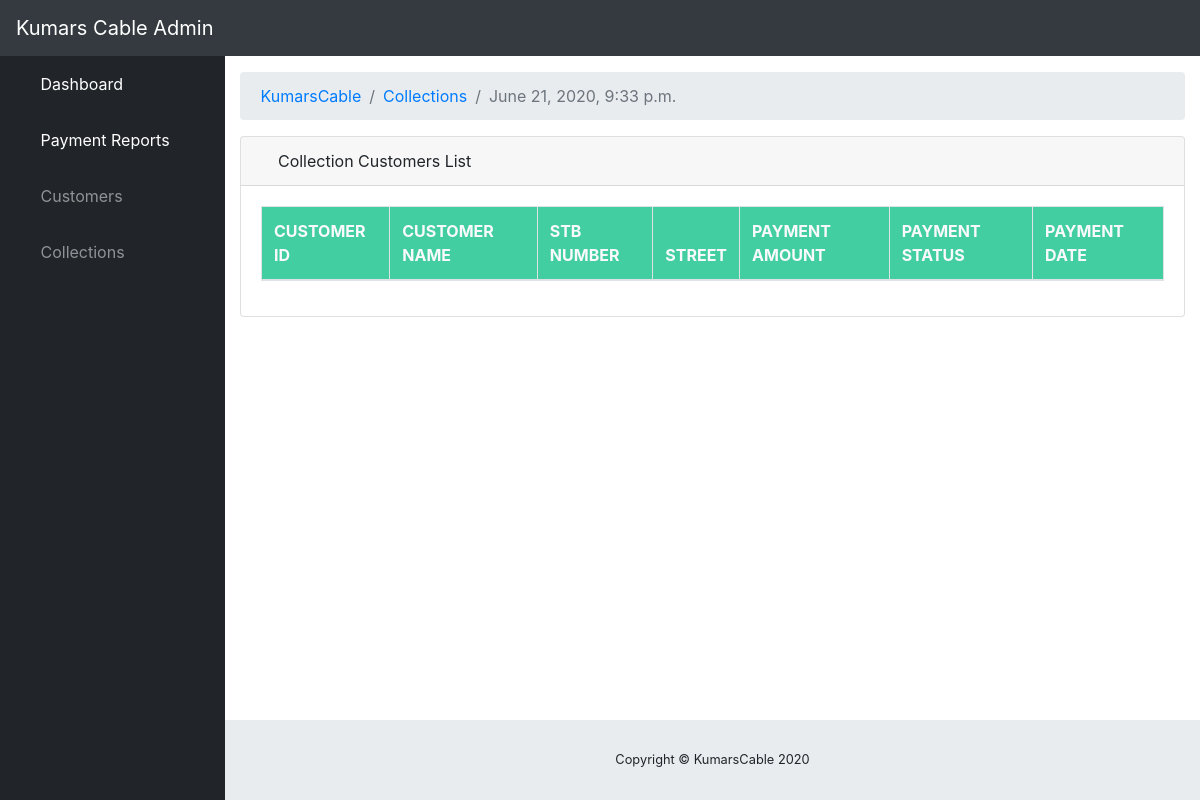
/adminuser/collections/reports/3/customers/, run on an earlier commit of the app's database.
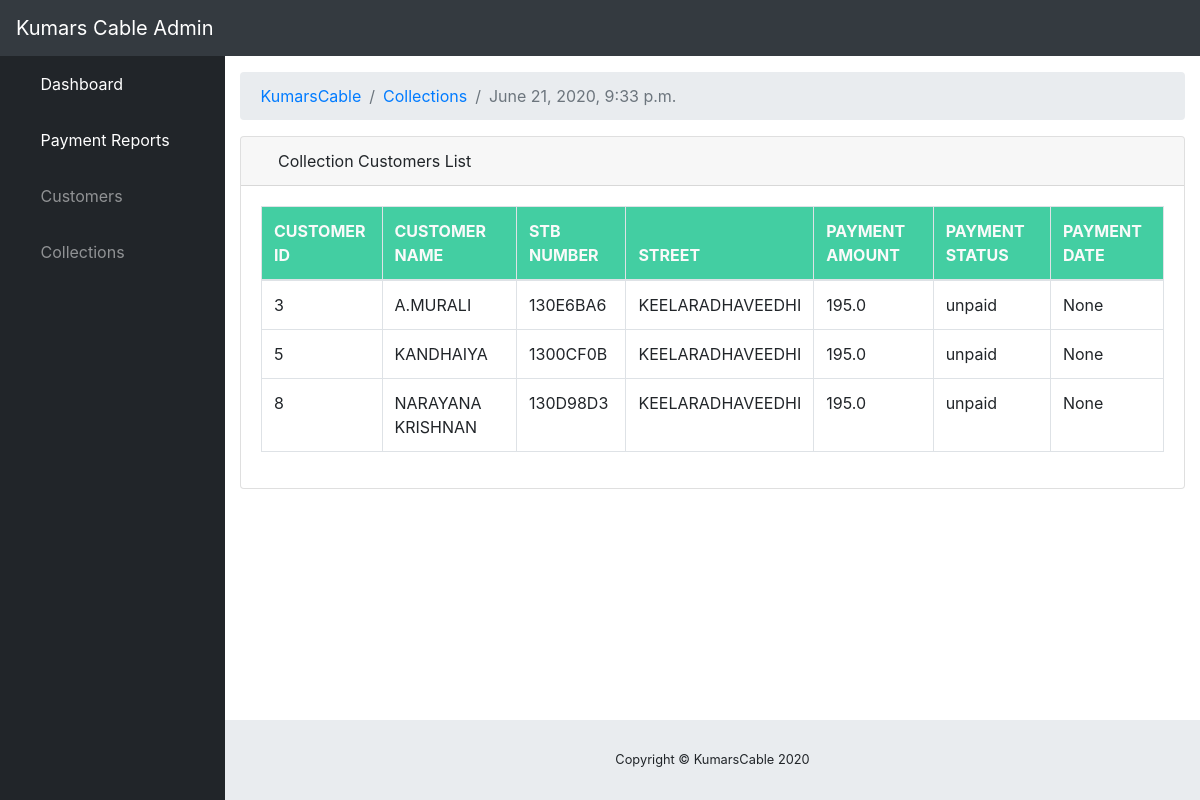
And on a later commit of the database.
### Collections/models.py (models this page shows, shortened)
class Collection(models.Model):
    collection_agent = models.ForeignKey(User,on_delete=models.CASCADE)
    date = models.DateTimeField(auto_now_add=True)
    collection_list = models.ManyToManyField(to=customermodels.Customer,related_name='collection_customer_set')
    collection_amount = models.FloatField(default=0)

### Customers/models.py (models this page shows, shortened)
class Customer(models.Model):
    BASE_CHOICES = [
        ('180', 'BASEPACK180'),
        ('230', 'BASEPACK230')
    ]
    CUSTOMER_TYPE = [
        ('normal', 'NORMAL'),
        ('internet', 'INTERNET')
    ]
    user = models.OneToOneField(User,on_delete=models.CASCADE,blank=True,null=True)
    name = models.CharField(max_length=50)
    street = models.CharField(max_length=50)
    phone = models.CharField(max_length=10,null=True,blank=True)
    customer_type = models.CharField(choices=CUSTOMER_TYPE,max_length=10,default='normal')
    due_amount = models.FloatField(default=0,null=True)
    due_months = models.CharField(max_length=2,null=True,blank=True)
    tamil_name=models.CharField(max_length=50,blank=True,null=True)
    payment_status = models.CharField(choices=[('paid','PAID'),('unpaid','UNPAID')],max_length=6,default='unpaid')
    payment_date = models.DateTimeField(auto_now_add=False,null=True,blank=True)
    stbno = models.CharField(max_length=10)
    base_package = models.CharField(max_length=3, choices=BASE_CHOICES, default='180')
    packages = models.ManyToManyField(Packages,blank=True,related_query_name='packages_set')
    channels = models.ManyToManyField(Channels,blank=True,related_query_name='channels_set')
    card_number=models.CharField(max_length=20,null=True,blank=True)
    start_date = models.DateField(auto_now_add=False,null=True,blank=True)
    end_date = models.DateField(auto_now_add=False,null=True,blank=True)
    base_price = models.FloatField(default=180)
    additional_price = models.FloatField(default=0)
    gst_price = models.FloatField(default=0)
    payment_amount = models.FloatField(default=0)
    box_status = models.CharField(choices=[('active','Active'),('deactive','Deactive')],max_length=10,default='active')
    deactive_reason = models.CharField(null=True,blank=True,max_length=40)
    class Meta:
        constraints = [
            models.UniqueConstraint(fields=['stbno'], name='stb')
        ]

### Dashboard/views.py (the view)
# urls.py: path('adminuser/collections/reports/<int:pk>/customers/',CollectionListView,name='kc_collectioncuslist'),
def CollectionListView(request,pk):
    coll = get_object_or_404(Collection,id=pk)
    context = {
        "coll":coll,
    }
    return render(request,'Dashboard/collectionlist.html',context)

### Dashboard/templates/Dashboard/collectionlist.html (shortened to what this page needs)
{% extends "Dashboard/base.html" %}
{% load static %}
 {% block sb_admin_breadcrumb_active %}
 <li class="breadcrumb-item"><a href="{% url 'kc_collectionreports' %}">Collections</a></li>
 <li class="breadcrumb-item active">{{coll.date}} </li>
 {% endblock sb_admin_breadcrumb_active %}
 {% block sb_admin_content %}
        <div class="card mb-3">
          <div class="card-header">
            <i class="fas fa-table"></i>
           Collection Customers List</div>
          <div class="card-body">
            <div class="table-responsive">
              <table class="table table-bordered" id="example" width="100%" cellspacing="0">
                <thead style="background-color: #43cea2;color: #fafafa;">
                  <tr>
                    <th>CUSTOMER ID</th>
                    <th>CUSTOMER NAME</th>
                    <th>STB NUMBER</th>
                    <th>STREET</th>
                    <th>PAYMENT AMOUNT</th>
                    <th>PAYMENT STATUS</th>
                    <th>PAYMENT DATE</th>
                  </tr>
                </thead>
                <tbody>
                    {% for cc in coll.collection_list.all %}
                    <tr>
                        <td>{{cc.id}}</td>
                        <td>{{cc.name}}</td>
                        <td>{{cc.stbno}}</td>
                        <td>{{cc.street}}</td>
                        <td>{{cc.payment_amount}}</td>
                        <td>{{cc.payment_status}}</td>
                        <td>{{cc.payment_date}}</td>
                      </tr>
                    {% endfor %}
                </tbody>
              </table>
            </div>
          </div>
        </div>
{% endblock sb_admin_content %}

### Dashboard/templates/Dashboard/base.html (shortened to what this page needs)
{% load static %}
<!DOCTYPE html>
<html lang="en">
<head>
  <link rel="stylesheet" href="https://stackpath.bootstrapcdn.com/bootstrap/4.4.1/css/bootstrap.min.css">
  <link rel="stylesheet" href="https://cdnjs.cloudflare.com/ajax/libs/twitter-bootstrap/4.1.1/css/bootstrap.css">
	<link rel="stylesheet" href="https://cdn.datatables.net/1.10.19/css/dataTables.bootstrap4.min.css">
	<link rel="stylesheet" href="https://cdn.datatables.net/buttons/1.5.2/css/buttons.bootstrap4.min.css">
	<link rel="stylesheet" href="https://cdn.datatables.net/responsive/2.2.3/css/responsive.bootstrap4.min.css">
  <link href="{% static "vendor/fontawesome-free/css/all.min.css"  %}" rel="stylesheet" type="text/css">
  <link href="{% static "vendor/datatables/dataTables.bootstrap4.css" %}" rel="stylesheet">
  <link href="{% static "css/sb-admin.css" %}" rel="stylesheet">
  <link rel="stylesheet" href="https://cdn.datatables.net/buttons/1.4.1/css/buttons.dataTables.min.css">
</head>
<body id="page-top">
<nav class="navbar navbar-expand navbar-dark bg-dark static-top">
  <a class="navbar-brand" href="{% url 'kc_admin_dashboard' %}">Kumars Cable Admin</a>
  <button class="btn btn-link btn-sm text-white order-1 order-sm-0" id="sidebarToggle" href="#"><i class="fas fa-bars"></i></button>
  {% block sb_admin_navbar_right %}
  <ul class="navbar-nav ml-auto ml-md-0">
    <li class="nav-item dropdown no-arrow mx-1">
      <a class="nav-link dropdown-toggle" href="#" id="alertsDropdown" role="button" data-toggle="dropdown" aria-haspopup="true" aria-expanded="false">
        <i class="fas fa-bell fa-fw"></i>
      </a>
    </li>
    <li class="nav-item dropdown no-arrow mx-1">
      <a class="nav-link dropdown-toggle" href="#" id="messagesDropdown" role="button" data-toggle="dropdown" aria-haspopup="true" aria-expanded="false">
        <i class="fas fa-envelope fa-fw"></i>
      </a>
    </li>
    <li class="nav-item dropdown no-arrow">
      <a class="nav-link dropdown-toggle" href="#" id="userDropdown" role="button" data-toggle="dropdown" aria-haspopup="true" aria-expanded="false">
        <i class="fas fa-user-circle fa-fw"></i>
      </a>
    </li>
  </ul>
  {% endblock sb_admin_navbar_right %}
</nav>
<div id="wrapper">
  <ul class="sidebar navbar-nav">
    {% block sb_admin_sidebar %}
    <li class="nav-item active">
      <a class="nav-link" href="{% url 'kc_admin_dashboard' %}">
        <i class="fas fa-fw fa-tachometer-alt"></i>
        <span>Dashboard</span>
      </a>
      <a class="nav-link" href="{% url 'kc_customerreports' %}">
        <i class="fas fa-fw fa-list"></i>
        <span>Payment Reports</span>
      </a>
    </li>
    <li class="nav-item dropdown">
      <a class="nav-link dropdown-toggle" href="#" id="pagesDropdown" role="button" data-toggle="dropdown" aria-haspopup="true" aria-expanded="false">
        <i class="fas fa-fw fa-user"></i>
        <span>Customers</span>
      </a>
    </li>
    <li class="nav-item dropdown">
      <a class="nav-link dropdown-toggle" href="#" id="pagesDropdown" role="button" data-toggle="dropdown" aria-haspopup="true" aria-expanded="false">
        <i class="fas fa-fw fa-rupee-sign"></i>
        <span>Collections</span>
      </a>
    </li>
    {% endblock sb_admin_sidebar %}
  </ul>
  <div id="content-wrapper">
    <div class="container-fluid">
      <ol class="breadcrumb">
        <li class="breadcrumb-item">
          {% block sb_admin_breadcrumb %}  <a href="{% url "kc_admin_dashboard" %}">KumarsCable</a>{% endblock sb_admin_breadcrumb %}
        </li>
        {% block sb_admin_breadcrumb_active %}
        {% endblock sb_admin_breadcrumb_active %}
      </ol>
      {% block sb_admin_content %}{% endblock sb_admin_content %}
    </div>
  </div>
  <footer class="sticky-footer">
    <div class="container my-auto">
      <div class="copyright text-center my-auto">
        <span>Copyright © KumarsCable 2020</span>
      </div>
    </div>
  </footer>
</div>
</body>
</html>

What changed in the data, as far as the page shows it:
added Customer: id "3", name "A.MURALI", stbno "130E6BA6", street "KEELARADHAVEEDHI", payment_amount "195.0", payment_status "unpaid", payment_date "None"
added Customer: id "5", name "KANDHAIYA", stbno "1300CF0B", street "KEELARADHAVEEDHI", payment_amount "195.0", payment_status "unpaid", payment_date "None"
added Customer: id "8", name "NARAYANA KRISHNAN", stbno "130D98D3", street "KEELARADHAVEEDHI", payment_amount "195.0", payment_status "unpaid", payment_date "None"
